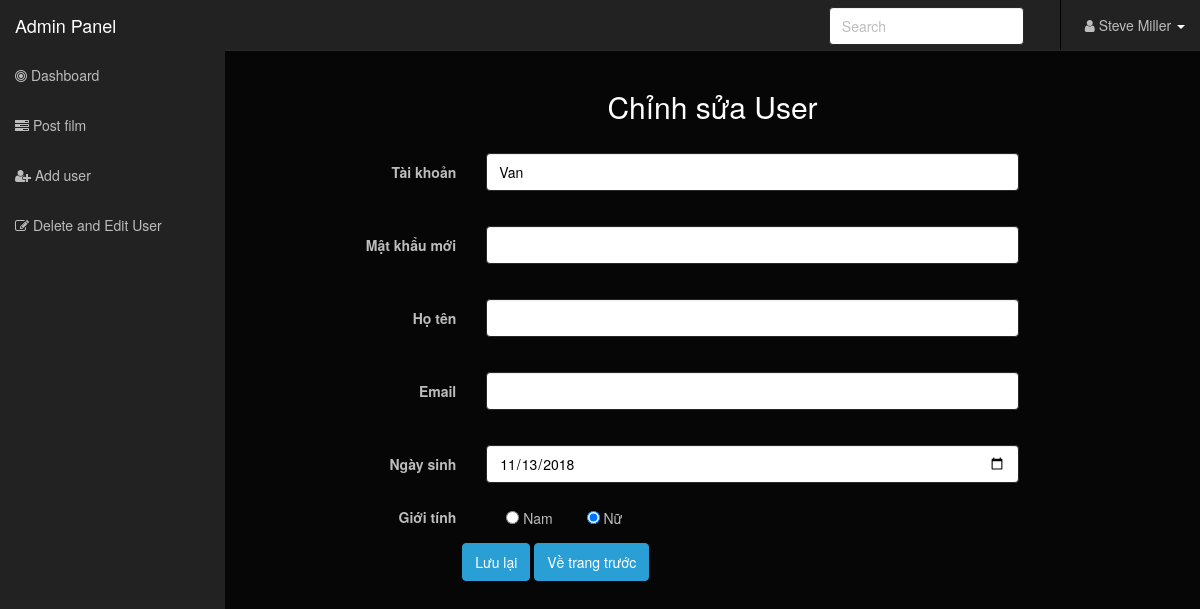
The page /admin/edit.php?id=1 on the database its author committed.
### tables this page shows
CREATE TABLE `user` (
  `ID` int(5) NOT NULL,
  `username` varchar(30) NOT NULL,
  `fullname` varchar(50) NOT NULL,
  `password` varchar(100) NOT NULL,
  `email` varchar(50) NOT NULL,
  `birthday` date NOT NULL,
  `sex` varchar(10) NOT NULL,
  `usertype` int(2) NOT NULL
);

### admin/edit.php (the view, shortened to what this page needs)
<!DOCTYPE html>
<html lang="en">
<head>
    <link rel="stylesheet" type="text/css" href="asset/css/bootstrap.min.css" />
    <link rel="stylesheet" type="text/css" href="asset/font-awesome/css/font-awesome.min.css" />
    <link rel="stylesheet" type="text/css" href="asset/css/local.css" />
</head>
<body>
<?php
    require('libs/db.php');
    if(isset($_GET["id"])){
        $userID = $_GET['id'];
    }
    $sql = "SELECT * FROM user WHERE id = $userID";
    $result = mysqli_query($link, $sql);
    if (mysqli_num_rows($result) == 0) {
        echo "No required user";
    } else {
        $row = mysqli_fetch_assoc($result);?>
    <div id="wrapper">
        <?php
            include("common.php");
        ?>
        <div id="add-user">
            <div class="row text-center">
                <h2>Chỉnh sửa User</h2>
            </div>
            <form method="post" id="form-update" name="form-update" class="form-horizontal" action="" role="form" style="padding: 20px;">
                    <div class="form-group">
                        <label class="col-lg-3 control-label">Tài khoản</label>
                        <div class="col-lg-7">
                        <input type="text" class="form-control" name="username" id="username" value="<?php echo $row["username"];?>">
                        </div>
                    </div>
                    <div class="form-group">
                        <label class="col-lg-3 control-label">Mật khẩu mới</label>
                        <div class="col-lg-7">
                        <input type="password" class="form-control" name="password" id="password1" value="">
                        </div>
                    </div>
                    <div class="form-group">
                        <label class="col-lg-3 control-label">Họ tên</label>
                        <div class="col-lg-7">
                            <input type="text" class="form-control" name="fullname" id="fullname" value="<?php echo $row["fullname"];?>">
                        </div>
                    </div>
                    <div class="form-group">
                        <label class="col-lg-3 control-label">Email</label>
                        <div class="col-lg-7"><input type="email" class="form-control" name="email" id="email" value="<?php echo $row["email"];?>">
                        </div>
                    </div>
                    <div class="form-group">
                        <label for="birthday" class="col-lg-3 control-label">Ngày sinh</label>
                        <div class="col-lg-7">
                            <input class="form-control" type="date" value="<?php echo $row["birthday"];?>" id="birthday" name="birthday">
                        </div>
                    </div>
                    <div class="form-group">
                        <label class="col-lg-3 control-label">Giới tính</label>
                        <div class="col-lg-7">
                            <label class="checkbox-inline">
                            <input type="radio" name="gender" id="update-gender-male" value="male" <?php if($row["sex"] == "male") echo "checked";?>> Nam</label>
                            <label class="checkbox-inline">
                                <input type="radio" name="gender" id="update-gender-female" value="female" <?php if($row["sex"] == "female") echo "checked";?>> Nữ
                            </label>
                        </div>
                    </div>
                    <div class="col-offset-3 col-lg-10">
                        <div class="col-lg-3"></div>
                        <div class="col-lg-7">
                            <button type="submit" class="btn btn-primary" id="button_update" name="button_update">Lưu lại </button>
                            <button type="submit" class="btn btn-primary" id="button_previous" name="button_previous" onclick="goToPrePage()">Về trang trước </button>
                        </div>
                    </div>
                </form>
        </div>
    </div>
    <?php }
    ?>
</body>
</html>

### admin/edit.php (style rules this page uses)
.form-control { color: black; }

### rows shown on the page
user: username "Van", birthday "11/13/2018", sex "☐ Nam", sex "☑ Nữ"
